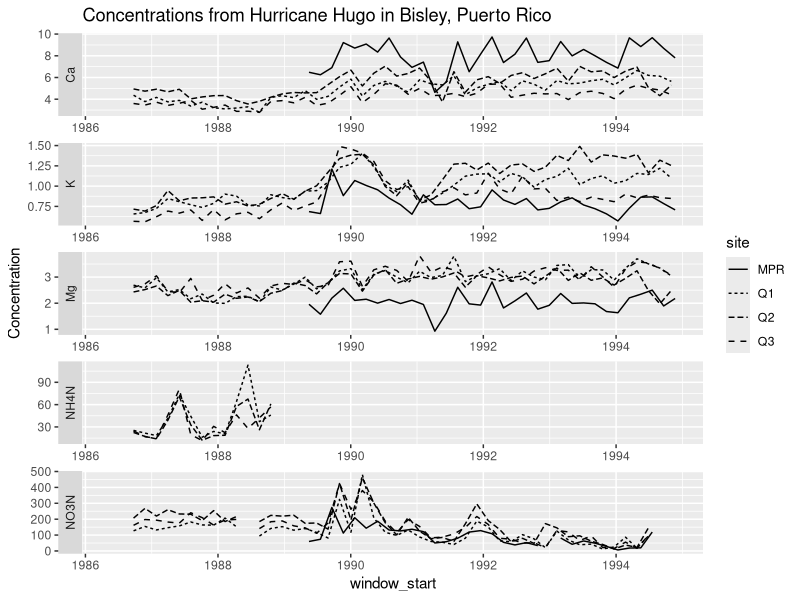

Recreate this plot in R.
## ---- chunk 1
#| echo: false
#| message: false
#| warning: false

library(tidyverse)

long_bisley <- read_csv("../output/long_bisley.csv")
## ---- chunk 2
#| echo: false
#| message: false
#| warning: false

ggplot(
  data = long_bisley,
  mapping = aes(
    x = window_start,
    y = Concentration,
    linetype = site
  )
) +
  geom_line() +
  facet_wrap(
    ~Ions,
    scales = "free",
    ncol = 1,
    strip.position = "left"
  ) +
  labs(
    title = "Concentrations from Hurricane Hugo in Bisley, Puerto Rico"
  )
